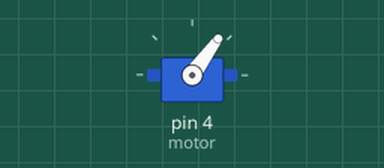
Simulated run of this sketch. Board: Arduino Uno, built with avr-gcc and run on an emulated ATmega328P. Parts: servo.

Above: at 0.1 s.
Timing chart, 0 to 1.6 s (numbered marks = the images above):
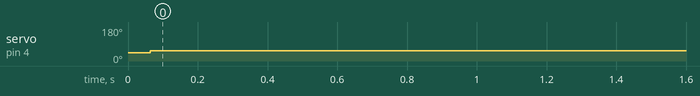

Measured:
- by itself, servo on pin 4 (motor): 44° → 54° at 0.06 s

The sketch:

prop_balancing.ino
```cpp
#include <Servo.h>
Servo motor;

void setup() {
  motor.attach(4);
  // put your setup code here, to run once:
  for (int i = 0; i < 1000; i ++) {
    motor.writeMicroseconds(1000);
  }
}

void loop() {
  // put your main code here, to run repeatedly:
  motor.writeMicroseconds(1100);
}
```
